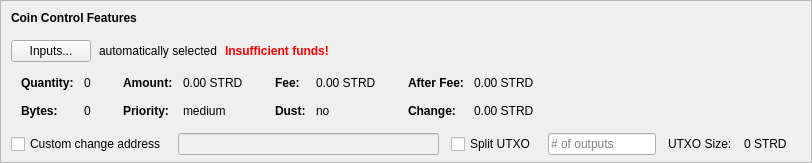
    <widget class="QFrame" name="frameCoinControl">
     <property name="sizePolicy">
      <sizepolicy hsizetype="Expanding" vsizetype="Expanding">
       <horstretch>0</horstretch>
       <verstretch>0</verstretch>
      </sizepolicy>
     </property>
     <property name="maximumSize">
      <size>
       <width>16777215</width>
       <height>16777215</height>
      </size>
     </property>
     <property name="frameShape">
      <enum>QFrame::StyledPanel</enum>
     </property>
     <property name="frameShadow">
      <enum>QFrame::Sunken</enum>
     </property>
     <layout class="QVBoxLayout" name="verticalLayoutCoinControl2">
      <property name="spacing">
       <number>0</number>
      </property>
      <property name="leftMargin">
       <number>0</number>
      </property>
      <property name="topMargin">
       <number>0</number>
      </property>
      <property name="rightMargin">
       <number>0</number>
      </property>
      <property name="bottomMargin">
       <number>6</number>
      </property>
      <item>
       <layout class="QVBoxLayout" name="verticalLayoutCoinControl" stretch="0,0,0,0,1">
        <property name="spacing">
         <number>0</number>
        </property>
        <property name="leftMargin">
         <number>10</number>
        </property>
        <property name="topMargin">
         <number>10</number>
        </property>
        <item>
         <layout class="QHBoxLayout" name="horizontalLayoutCoinControl1">
          <property name="bottomMargin">
           <number>15</number>
          </property>
          <item>
           <widget class="QLabel" name="labelCoinControlFeatures">
            <property name="sizePolicy">
             <sizepolicy hsizetype="Preferred" vsizetype="Maximum">
              <horstretch>0</horstretch>
              <verstretch>0</verstretch>
             </sizepolicy>
            </property>
            <property name="font">
             <font>
              <weight>75</weight>
              <bold>true</bold>
             </font>
            </property>
            <property name="styleSheet">
             <string notr="true">font-weight:bold;</string>
            </property>
            <property name="text">
             <string>Coin Control Features</string>
            </property>
           </widget>
          </item>
         </layout>
        </item>
        <item>
         <layout class="QHBoxLayout" name="horizontalLayoutCoinControl2" stretch="0,0,0,0">
          <property name="spacing">
           <number>8</number>
          </property>
          <property name="bottomMargin">
           <number>10</number>
          </property>
          <item>
           <widget class="QPushButton" name="pushButtonCoinControl">
            <property name="styleSheet">
             <string notr="true"/>
            </property>
            <property name="text">
             <string>Inputs...</string>
            </property>
            <property name="autoDefault">
             <bool>false</bool>
            </property>
           </widget>
          </item>
          <item>
           <widget class="QLabel" name="labelCoinControlAutomaticallySelected">
            <property name="text">
             <string>automatically selected</string>
            </property>
            <property name="margin">
             <number>5</number>
            </property>
           </widget>
          </item>
          <item>
           <widget class="QLabel" name="labelCoinControlInsuffFunds">
            <property name="font">
             <font>
              <weight>75</weight>
              <bold>true</bold>
             </font>
            </property>
            <property name="styleSheet">
             <string notr="true">color:red;font-weight:bold;</string>
            </property>
            <property name="text">
             <string>Insufficient funds!</string>
            </property>
            <property name="margin">
             <number>5</number>
            </property>
           </widget>
          </item>
          <item>
           <spacer name="horizontalSpacerCoinControl">
            <property name="orientation">
             <enum>Qt::Horizontal</enum>
            </property>
            <property name="sizeHint" stdset="0">
             <size>
              <width>40</width>
              <height>1</height>
             </size>
            </property>
           </spacer>
          </item>
         </layout>
        </item>
        <item>
         <widget class="QWidget" name="widgetCoinControl" native="true">
          <property name="sizePolicy">
           <sizepolicy hsizetype="Preferred" vsizetype="Preferred">
            <horstretch>0</horstretch>
            <verstretch>0</verstretch>
           </sizepolicy>
          </property>
          <property name="minimumSize">
           <size>
            <width>0</width>
            <height>0</height>
           </size>
          </property>
          <property name="styleSheet">
           <string notr="true"/>
          </property>
          <layout class="QHBoxLayout" name="horizontalLayoutCoinControl5">
           <property name="leftMargin">
            <number>0</number>
           </property>
           <property name="topMargin">
            <number>0</number>
           </property>
           <property name="rightMargin">
            <number>0</number>
           </property>
           <property name="bottomMargin">
            <number>0</number>
           </property>
           <item>
            <layout class="QHBoxLayout" name="horizontalLayoutCoinControl3" stretch="0,0,0,1">
             <property name="spacing">
              <number>20</number>
             </property>
             <property name="topMargin">
              <number>0</number>
             </property>
             <property name="bottomMargin">
              <number>10</number>
             </property>
             <item>
              <layout class="QFormLayout" name="formLayoutCoinControl1">
               <property name="horizontalSpacing">
                <number>10</number>
               </property>
               <property name="verticalSpacing">
                <number>14</number>
               </property>
               <property name="leftMargin">
                <number>10</number>
               </property>
               <property name="topMargin">
                <number>4</number>
               </property>
               <property name="rightMargin">
                <number>6</number>
               </property>
               <item row="0" column="0">
                <widget class="QLabel" name="labelCoinControlQuantityText">
                 <property name="font">
                  <font>
                   <weight>75</weight>
                   <bold>true</bold>
                  </font>
                 </property>
                 <property name="text">
                  <string>Quantity:</string>
                 </property>
                 <property name="margin">
                  <number>0</number>
                 </property>
                </widget>
               </item>
               <item row="0" column="1">
                <widget class="QLabel" name="labelCoinControlQuantity">
                 <property name="cursor">
                  <cursorShape>IBeamCursor</cursorShape>
                 </property>
                 <property name="contextMenuPolicy">
                  <enum>Qt::ActionsContextMenu</enum>
                 </property>
                 <property name="text">
                  <string notr="true">0</string>
                 </property>
                 <property name="margin">
                  <number>0</number>
                 </property>
                 <property name="textInteractionFlags">
                  <set>Qt::LinksAccessibleByMouse|Qt::TextSelectableByKeyboard|Qt::TextSelectableByMouse</set>
                 </property>
                </widget>
               </item>
               <item row="1" column="0">
                <widget class="QLabel" name="labelCoinControlBytesText">
                 <property name="font">
                  <font>
                   <weight>75</weight>
                   <bold>true</bold>
                  </font>
                 </property>
                 <property name="text">
                  <string>Bytes:</string>
                 </property>
                </widget>
               </item>
               <item row="1" column="1">
                <widget class="QLabel" name="labelCoinControlBytes">
                 <property name="cursor">
                  <cursorShape>IBeamCursor</cursorShape>
                 </property>
                 <property name="contextMenuPolicy">
                  <enum>Qt::ActionsContextMenu</enum>
                 </property>
                 <property name="text">
                  <string notr="true">0</string>
                 </property>
                 <property name="textInteractionFlags">
                  <set>Qt::LinksAccessibleByMouse|Qt::TextSelectableByKeyboard|Qt::TextSelectableByMouse</set>
                 </property>
                </widget>
               </item>
              </layout>
             </item>
             <item>
              <layout class="QFormLayout" name="formLayoutCoinControl2">
               <property name="horizontalSpacing">
                <number>10</number>
               </property>
               <property name="verticalSpacing">
                <number>14</number>
               </property>
               <property name="leftMargin">
                <number>6</number>
               </property>
               <property name="topMargin">
                <number>4</number>
               </property>
               <property name="rightMargin">
                <number>6</number>
               </property>
               <item row="0" column="0">
                <widget class="QLabel" name="labelCoinControlAmountText">
                 <property name="font">
                  <font>
                   <weight>75</weight>
                   <bold>true</bold>
                  </font>
                 </property>
                 <property name="text">
                  <string>Amount:</string>
                 </property>
                 <property name="margin">
                  <number>0</number>
                 </property>
                </widget>
               </item>
               <item row="0" column="1">
                <widget class="QLabel" name="labelCoinControlAmount">
                 <property name="cursor">
                  <cursorShape>IBeamCursor</cursorShape>
                 </property>
                 <property name="contextMenuPolicy">
                  <enum>Qt::ActionsContextMenu</enum>
                 </property>
                 <property name="text">
                  <string notr="true">0.00 STRD</string>
                 </property>
                 <property name="textInteractionFlags">
                  <set>Qt::LinksAccessibleByMouse|Qt::TextSelectableByKeyboard|Qt::TextSelectableByMouse</set>
                 </property>
                </widget>
               </item>
               <item row="1" column="0">
                <widget class="QLabel" name="labelCoinControlPriorityText">
                 <property name="font">
                  <font>
                   <weight>75</weight>
                   <bold>true</bold>
                  </font>
                 </property>
                 <property name="text">
                  <string>Priority:</string>
                 </property>
                </widget>
               </item>
               <item row="1" column="1">
                <widget class="QLabel" name="labelCoinControlPriority">
                 <property name="cursor">
                  <cursorShape>IBeamCursor</cursorShape>
                 </property>
                 <property name="contextMenuPolicy">
                  <enum>Qt::ActionsContextMenu</enum>
                 </property>
                 <property name="text">
                  <string>medium</string>
                 </property>
                 <property name="textInteractionFlags">
                  <set>Qt::LinksAccessibleByMouse|Qt::TextSelectableByKeyboard|Qt::TextSelectableByMouse</set>
                 </property>
                </widget>
               </item>
              </layout>
             </item>
             <item>
              <layout class="QFormLayout" name="formLayoutCoinControl3">
               <property name="horizontalSpacing">
                <number>10</number>
               </property>
               <property name="verticalSpacing">
                <number>14</number>
               </property>
               <property name="leftMargin">
                <number>6</number>
               </property>
               <property name="topMargin">
                <number>4</number>
               </property>
               <property name="rightMargin">
                <number>6</number>
               </property>
               <item row="0" column="0">
                <widget class="QLabel" name="labelCoinControlFeeText">
                 <property name="font">
                  <font>
                   <weight>75</weight>
                   <bold>true</bold>
                  </font>
                 </property>
                 <property name="text">
                  <string>Fee:</string>
                 </property>
                 <property name="margin">
                  <number>0</number>
                 </property>
                </widget>
               </item>
               <item row="0" column="1">
                <widget class="QLabel" name="labelCoinControlFee">
                 <property name="cursor">
                  <cursorShape>IBeamCursor</cursorShape>
                 </property>
                 <property name="contextMenuPolicy">
                  <enum>Qt::ActionsContextMenu</enum>
                 </property>
                 <property name="text">
                  <string notr="true">0.00 STRD</string>
                 </property>
                 <property name="textInteractionFlags">
                  <set>Qt::LinksAccessibleByMouse|Qt::TextSelectableByKeyboard|Qt::TextSelectableByMouse</set>
                 </property>
                </widget>
               </item>
               <item row="1" column="0">
                <widget class="QLabel" name="labelCoinControlLowOutputText">
                 <property name="font">
                  <font>
                   <weight>75</weight>
                   <bold>true</bold>
                  </font>
                 </property>
                 <property name="text">
                  <string>Dust:</string>
                 </property>
                </widget>
               </item>
               <item row="1" column="1">
                <widget class="QLabel" name="labelCoinControlLowOutput">
                 <property name="cursor">
                  <cursorShape>IBeamCursor</cursorShape>
                 </property>
                 <property name="contextMenuPolicy">
                  <enum>Qt::ActionsContextMenu</enum>
                 </property>
                 <property name="text">
                  <string>no</string>
                 </property>
                 <property name="textInteractionFlags">
                  <set>Qt::LinksAccessibleByMouse|Qt::TextSelectableByKeyboard|Qt::TextSelectableByMouse</set>
                 </property>
                </widget>
               </item>
              </layout>
             </item>
             <item>
              <layout class="QFormLayout" name="formLayoutCoinControl4">
               <property name="horizontalSpacing">
                <number>10</number>
               </property>
               <property name="verticalSpacing">
                <number>14</number>
               </property>
               <property name="leftMargin">
                <number>6</number>
               </property>
               <property name="topMargin">
                <number>4</number>
               </property>
               <property name="rightMargin">
                <number>6</number>
               </property>
               <item row="0" column="0">
                <widget class="QLabel" name="labelCoinControlAfterFeeText">
                 <property name="font">
                  <font>
                   <weight>75</weight>
                   <bold>true</bold>
                  </font>
                 </property>
                 <property name="text">
                  <string>After Fee:</string>
                 </property>
                 <property name="margin">
                  <number>0</number>
                 </property>
                </widget>
               </item>
               <item row="0" column="1">
                <widget class="QLabel" name="labelCoinControlAfterFee">
                 <property name="cursor">
                  <cursorShape>IBeamCursor</cursorShape>
                 </property>
                 <property name="contextMenuPolicy">
                  <enum>Qt::ActionsContextMenu</enum>
                 </property>
                 <property name="text">
                  <string notr="true">0.00 STRD</string>
                 </property>
                 <property name="textInteractionFlags">
                  <set>Qt::LinksAccessibleByMouse|Qt::TextSelectableByKeyboard|Qt::TextSelectableByMouse</set>
                 </property>
                </widget>
               </item>
               <item row="1" column="0">
                <widget class="QLabel" name="labelCoinControlChangeText">
                 <property name="font">
                  <font>
                   <weight>75</weight>
                   <bold>true</bold>
                  </font>
                 </property>
                 <property name="text">
                  <string>Change:</string>
                 </property>
                </widget>
               </item>
               <item row="1" column="1">
                <widget class="QLabel" name="labelCoinControlChange">
                 <property name="cursor">
                  <cursorShape>IBeamCursor</cursorShape>
                 </property>
                 <property name="contextMenuPolicy">
                  <enum>Qt::ActionsContextMenu</enum>
                 </property>
                 <property name="text">
                  <string notr="true">0.00 STRD</string>
                 </property>
                 <property name="textInteractionFlags">
                  <set>Qt::LinksAccessibleByMouse|Qt::TextSelectableByKeyboard|Qt::TextSelectableByMouse</set>
                 </property>
                </widget>
               </item>
              </layout>
             </item>
            </layout>
           </item>
          </layout>
         </widget>
        </item>
        <item>
         <layout class="QHBoxLayout" name="horizontalLayoutCoinControl4" stretch="0,0,0,0,0,0,0">
          <property name="spacing">
           <number>12</number>
          </property>
          <property name="sizeConstraint">
           <enum>QLayout::SetDefaultConstraint</enum>
          </property>
          <property name="topMargin">
           <number>5</number>
          </property>
          <property name="rightMargin">
           <number>5</number>
          </property>
          <item>
           <widget class="QCheckBox" name="checkBoxCoinControlChange">
            <property name="toolTip">
             <string>If this is activated, but the change address is empty or invalid, change will be sent to a newly generated address.</string>
            </property>
            <property name="text">
             <string>Custom change address</string>
            </property>
           </widget>
          </item>
          <item>
           <widget class="QValidatedLineEdit" name="lineEditCoinControlChange">
            <property name="enabled">
             <bool>false</bool>
            </property>
            <property name="sizePolicy">
             <sizepolicy hsizetype="Expanding" vsizetype="Fixed">
              <horstretch>0</horstretch>
              <verstretch>0</verstretch>
             </sizepolicy>
            </property>
           </widget>
          </item>
          <item>
           <widget class="QCheckBox" name="splitBlockCheckBox">
            <property name="text">
             <string>Split UTXO</string>
            </property>
           </widget>
          </item>
          <item>
           <widget class="QLineEdit" name="splitBlockLineEdit">
            <property name="sizePolicy">
             <sizepolicy hsizetype="Fixed" vsizetype="Fixed">
              <horstretch>50</horstretch>
              <verstretch>0</verstretch>
             </sizepolicy>
            </property>
            <property name="placeholderText">
             <string># of outputs</string>
            </property>
           </widget>
          </item>
          <item>
           <widget class="QLabel" name="labelBlockSizeText">
            <property name="text">
             <string>UTXO Size:</string>
            </property>
           </widget>
          </item>
          <item>
           <widget class="QLabel" name="labelBlockSize">
            <property name="text">
             <string>0 STRD</string>
            </property>
           </widget>
          </item>
          <item>
           <widget class="QLabel" name="labelCoinControlChangeLabel">
            <property name="sizePolicy">
             <sizepolicy hsizetype="Preferred" vsizetype="Expanding">
              <horstretch>0</horstretch>
              <verstretch>0</verstretch>
             </sizepolicy>
            </property>
            <property name="minimumSize">
             <size>
              <width>0</width>
              <height>0</height>
             </size>
            </property>
            <property name="text">
             <string/>
            </property>
            <property name="margin">
             <number>3</number>
            </property>
           </widget>
          </item>
         </layout>
        </item>
        <item>
         <spacer name="verticalSpacerCoinControl">
          <property name="orientation">
           <enum>Qt::Vertical</enum>
          </property>
          <property name="sizeHint" stdset="0">
           <size>
            <width>800</width>
            <height>1</height>
           </size>
          </property>
         </spacer>
        </item>
       </layout>
      </item>
     </layout>
    </widget>
